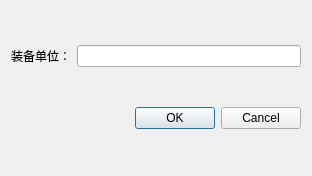
<?xml version="1.0" encoding="UTF-8"?>
<ui version="4.0">
 <class>Dialog</class>
 <widget class="QDialog" name="Dialog">
  <property name="geometry">
   <rect>
    <x>0</x>
    <y>0</y>
    <width>312</width>
    <height>176</height>
   </rect>
  </property>
  <property name="windowTitle">
   <string>Dialog</string>
  </property>
  <layout class="QGridLayout" name="gridLayout">
   <item row="0" column="0">
    <layout class="QHBoxLayout" name="horizontalLayout">
     <item>
      <widget class="QLabel" name="label">
       <property name="text">
        <string>装备单位：</string>
       </property>
      </widget>
     </item>
     <item>
      <widget class="QLineEdit" name="le_equipUnit"/>
     </item>
    </layout>
   </item>
   <item row="1" column="0">
    <widget class="QDialogButtonBox" name="buttonBox">
     <property name="orientation">
      <enum>Qt::Horizontal</enum>
     </property>
     <property name="standardButtons">
      <set>QDialogButtonBox::Cancel|QDialogButtonBox::Ok</set>
     </property>
    </widget>
   </item>
  </layout>
 </widget>
 <resources/>
 <connections>
  <connection>
   <sender>buttonBox</sender>
   <signal>accepted()</signal>
   <receiver>Dialog</receiver>
   <slot>accept()</slot>
   <hints>
    <hint type="sourcelabel">
     <x>248</x>
     <y>254</y>
    </hint>
    <hint type="destinationlabel">
     <x>157</x>
     <y>274</y>
    </hint>
   </hints>
  </connection>
  <connection>
   <sender>buttonBox</sender>
   <signal>rejected()</signal>
   <receiver>Dialog</receiver>
   <slot>reject()</slot>
   <hints>
    <hint type="sourcelabel">
     <x>316</x>
     <y>260</y>
    </hint>
    <hint type="destinationlabel">
     <x>286</x>
     <y>274</y>
    </hint>
   </hints>
  </connection>
 </connections>
</ui>
